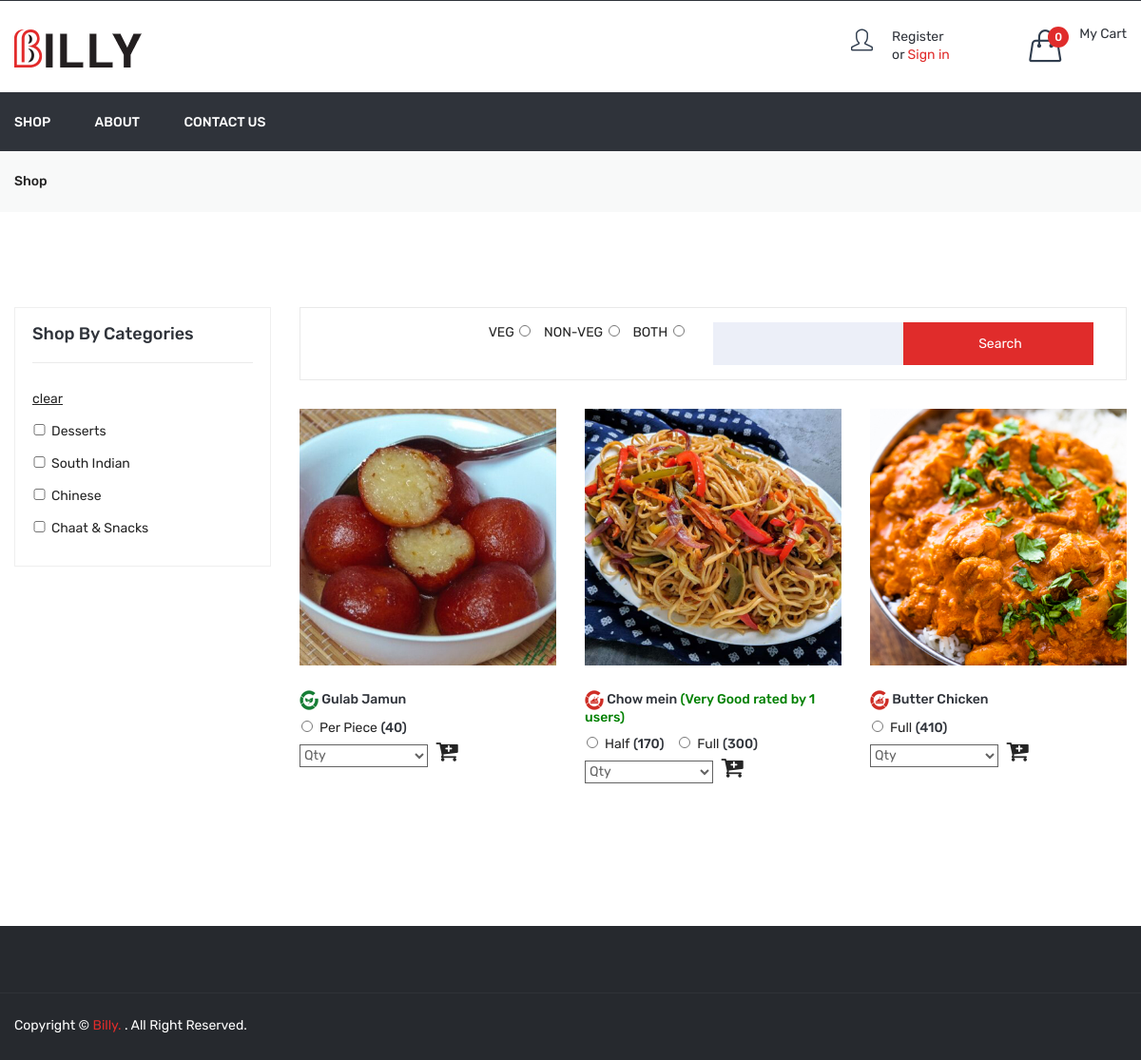
The page /shop.php on the database its author committed.
### tables this page shows
CREATE TABLE `dish` (
  `id` int(11) NOT NULL,
  `category_id` int(11) NOT NULL,
  `dish` varchar(100) NOT NULL,
  `dish_detail` text NOT NULL,
  `image` varchar(100) NOT NULL,
  `type` enum('veg','non-veg') NOT NULL,
  `status` int(11) NOT NULL,
  `added_on` datetime NOT NULL
);

CREATE TABLE `dish_details` (
  `id` int(11) NOT NULL,
  `dish_id` int(11) NOT NULL,
  `attribute` varchar(100) NOT NULL,
  `price` int(11) NOT NULL,
  `status` int(11) NOT NULL,
  `added_on` datetime NOT NULL
);

CREATE TABLE `category` (
  `id` int(11) NOT NULL,
  `category` varchar(50) NOT NULL,
  `order_number` int(11) NOT NULL,
  `status` int(11) NOT NULL,
  `added_on` datetime NOT NULL
);

### shop.php (the view, shortened to what this page needs)
<?php
include ("header.php");
$search_str='';
$arrType=array("veg","non-veg","both");
?>
<div class="breadcrumb-area gray-bg">
            <div class="container">
                <div class="breadcrumb-content">
                    <ul>
                        <li><a href="shop.php">Shop</a></li>
                    </ul>
                </div>
            </div>
        </div>
        <div class="shop-page-area pt-100 pb-100">
            <div class="container">
                <div class="row flex-row-reverse">
                    <div class="col-lg-9">
						<div class="shop-topbar-wrapper">
                            <div class="product-sorting-wrapper">
                                <div class="product-show shorting-style search_box_main">
									<input class="search_box" type="textbox" id="search" value="<?php echo $search_str?>"/>
									<input class="search_box seahc_box_btn"  type="button" class="submit btn-style" value="Search" onclick="setSearch()"/>
                                </div>
								<div class="product-show shorting-style ">
								<?php
								foreach($arrType as $list){
									$type_radio_selected='';
									?>
									<?php echo strtoupper($list)?> <input type="radio" class="dish_radio" <?php echo $type_radio_selected?> name="type" value="<?php echo $list?>" onclick="setFoodType('<?php echo $list?>')"/>&nbsp;
									<?php
								}
								?>
                                </div>
                            </div>
                        </div>
                        <?php
                            $product_sql="select * from dish where status=1";
                            $product_sql.=" order by dish desc";
                            $product_res=mysqli_query($con,$product_sql);
                            $product_count=mysqli_num_rows($product_res);
                        ?>
                        <div class="grid-list-product-wrapper">
                            <div class="product-grid product-view pb-20">
                                <?php if($product_count>0){?>
                                    <div class="row">
                                        <?php while($product_row=mysqli_fetch_assoc($product_res)){?>
                                        <div class="product-width col-xl-4 col-lg-4 col-md-4 col-sm-6 col-12 mb-30">
                                            <div class="product-wrapper">
                                                <div class="product-img">
                                                    <a href="javascript:void(0)">
                                                        <img src="<?php echo SITE_DISH_IMAGE.$product_row['image']?>" alt="">
                                                    </a>
                                                </div>
                                                <div class="product-content" id="dish_detail">
                                                    <h4>
														<?php
														if($product_row['type']=='veg'){
															echo "<img src='assets/img/icon-img/veg.png'/>";
														}else{
															echo "<img src='assets/img/icon-img/non-veg.png'/>";
														}
														?>
														<a href="javascript:void(0)"><?php echo $product_row['dish'];
														getRatingByDishId($product_row['id']);
														?>
														</a>
                                                    </h4>
													<?php
													$dish_attr_res=mysqli_query($con,"select * from dish_details where status='1' and dish_id='".$product_row['id']."' order by price asc");
													?>
                                                    <div class="product-price-wrapper">
                                                        <?php
														while($dish_attr_row=mysqli_fetch_assoc($dish_attr_res)){
															if($website_close==0){
															echo "<input type='radio' class='dish_radio' name='radio_".$product_row['id']."' id='radio_".$product_row['id']."' value='".$dish_attr_row['id']."'/>";
															}
															echo $dish_attr_row['attribute'];
															echo "<span class='price'>(".$dish_attr_row['price'].")</span>";
														}
														?>
                                                    </div>
													<?php if($website_close==0){?>
													<div class="product-price-wrapper">
														<select class="select" id="qty<?php echo $product_row['id']?>">
															<option value="0">Qty</option>
														</select>
														<i class="fa fa-cart-plus cart_icon" aria-hidden="true" onclick="add_to_cart('<?php echo $product_row['id']?>','add')"></i>
													</div>
													<?php } else{
														?>
														<div class="product-price-wrapper">
														<strong><?php echo $website_close_msg?>
														</strong></div>
														<?php
													}
													?>
                                                </div>
                                            </div>
                                        </div>
                                        <?php } ?>
                                    </div>
                                <?php } else{
                                    echo "No dish found";
                                }?>
                            </div>
                        </div>
                    </div>
                    <?php
                    $cat_res=mysqli_query($con,"select * from category where status=1 order by order_number desc")
                    ?>
                    <div class="col-lg-3">
                        <div class="shop-sidebar-wrapper gray-bg-7 shop-sidebar-mrg">
                            <div class="shop-widget">
                                <h4 class="shop-sidebar-title">Shop By Categories</h4>
								<div class="shop-catigory">
									<ul id="faq" class="category_list">
										<li><a href="<?php echo FRONT_SITE_PATH?>shop"><u>clear</u></a></li>
                                        <?php
                                        while($cat_row=mysqli_fetch_assoc($cat_res)){
											$is_checked='';
											echo "<li> <input $is_checked onclick=set_checkbox('".$cat_row['id']."') type='checkbox' class='cat_checkbox' name='cat_arr[]' value='".$cat_row['id']."'/>".$cat_row['category']."</li>";
                                        }
                                        ?>
                                    </ul>
                                </div>
                            </div>
                        </div>
                    </div>
                </div>
            </div>
        </div>
<?php
include("footer.php");
?>

### header.php (shortened to what this page needs)
<?php
include('database.inc.php');
include('function.inc.php');
$getSetting=getSetting();
$website_close=$getSetting['website_close'];
$cartArr=getUserFullCart();
$totalCartDish=count($cartArr);
?>
<!doctype html>
<html class="no-js" lang="zxx">
<head>
        <link rel="stylesheet" href="<?php echo FRONT_SITE_PATH?>assets/css/bootstrap.min.css">
        <link rel="stylesheet" href="<?php echo FRONT_SITE_PATH?>assets/css/animate.css">
        <link rel="stylesheet" href="<?php echo FRONT_SITE_PATH?>assets/css/owl.carousel.min.css">
        <link rel="stylesheet" href="<?php echo FRONT_SITE_PATH?>assets/css/slick.css">
        <link rel="stylesheet" href="<?php echo FRONT_SITE_PATH?>assets/css/chosen.min.css">
        <link rel="stylesheet" href="<?php echo FRONT_SITE_PATH?>assets/css/ionicons.min.css">
        <link rel="stylesheet" href="<?php echo FRONT_SITE_PATH?>assets/css/font-awesome.min.css">
        <link rel="stylesheet" href="<?php echo FRONT_SITE_PATH?>assets/css/simple-line-icons.css">
        <link rel="stylesheet" href="<?php echo FRONT_SITE_PATH?>assets/css/jquery-ui.css">
        <link rel="stylesheet" href="<?php echo FRONT_SITE_PATH?>assets/css/meanmenu.min.css">
        <link rel="stylesheet" href="<?php echo FRONT_SITE_PATH?>assets/css/style.css">
        <link rel="stylesheet" href="<?php echo FRONT_SITE_PATH?>assets/css/responsive.css">
    </head>
    <body>
        <header class="header-area">
            <div class="header-middle">
                <div class="container">
                    <div class="row">
                        <div class="col-lg-3 col-md-4 col-12 col-sm-4">
                            <div class="logo">
                                <a href="<?php echo FRONT_SITE_PATH?>">
                                    <img alt="" src="<?php echo FRONT_SITE_PATH?>assets/img/logo/logo.png">
                                </a>
                            </div>
                        </div>
                        <div class="col-lg-9 col-md-8 col-12 col-sm-8">
                            <div class="header-middle-right f-right">
                                <div class="header-login">
                                    <?php
									if(!isset($_SESSION['FOOD_USER_NAME'])){
										?>
									<a href="<?php echo FRONT_SITE_PATH?>login_register">
                                        <div class="header-icon-style">
                                            <i class="icon-user icons header_icon"></i>
                                        </div>
                                        <div class="login-text-content header_icon">
												<p>Register <br> or <span>Sign in</span></p>
                                        </div>
                                    </a>
									<?php
											}
											?>
                                </div>
                                <div class="header-wishlist">
                                </div>
                                <div class="header-cart">
                                    <a href="#">
                                        <div class="header-icon-style">
                                            <i class="icon-handbag icons"></i>
                                            <span class="count-style" id="totalCartDish"><?php echo $totalCartDish?></span>
                                        </div>
                                        <div class="cart-text">
                                            <span class="digit">My Cart</span>
                                        </div>
                                    </a>
                                </div>
                            </div>
                        </div>
                    </div>
                </div>
            </div>
            <div class="header-bottom transparent-bar black-bg">
                <div class="container">
                    <div class="row">
                        <div class="col-lg-12 col-md-12 col-12">
                            <div class="main-menu">
                                <nav>
                                    <ul>
                                        <li><a href="<?php echo FRONT_SITE_PATH?>shop">Shop</a></li>
                                        <li><a href="<?php echo FRONT_SITE_PATH?>about-us">about</a></li>
                                        <li><a href="<?php echo FRONT_SITE_PATH?>contact-us">contact us</a></li>
                                    </ul>
                                </nav>
                            </div>
                        </div>
                    </div>
                </div>
            </div>
        </header>

### function.inc.php (shortened to what this page needs)
	<?php
function getcartTotalPrice(){
	$cartArr=getUserFullCart();
	$totalPrice=0;
	return $totalPrice;
}
function getUserFullCart($attr_id=''){
	$cartArr=array();
	if($attr_id!=''){
		return $cartArr[$attr_id]['qty'];
	}else{
		return $cartArr;
	}
}
function getSetting(){
	global $con;
	$sql="select * from setting where id='1'";
	$res=mysqli_query($con,$sql);
	$row=mysqli_fetch_assoc($res);
	return $row;
}
function getRatingByDishId($id){
	global $con;
	$sql="select id from dish_details where dish_id='$id'";
	$res=mysqli_query($con,$sql);
	$str='';
	while($row=mysqli_fetch_assoc($res)){
		$str.="dish_detail_id='".$row['id']."' or ";
	}
	$str=rtrim($str," or");
	$arr=array('','Bad','Below Average','Average','Good','Very Good');
	$sql="select sum(rating) as rating,count(*) as total from rating where $str";
	$res=mysqli_query($con,$sql);
	$row=mysqli_fetch_assoc($res);
	if($row['total']>0){
		$totalRate=$row['rating']/$row['total'];
		echo "<span class='rating'> (".$arr[round($totalRate)]." rated by ".$row['total']." users)</span>";
	}
}
?>

### footer.php (shortened to what this page needs)
<div class="footer-area black-bg-2 pt-70">
            <div class="footer-bottom-area border-top-4">
                <div class="container">
                    <div class="row">
                        <div class="col-lg-6 col-md-6 col-sm-7">
                            <div class="copyright">
                                <p>Copyright © <a href="#">Billy.</a> . All Right Reserved.</p>
                            </div>
                        </div>
                        <div class="col-lg-6 col-md-6 col-sm-5">
                            <div class="footer-social">
                                <ul>
                                    <li><a href="#"><i class="ion-social-facebook"></i></a></li>
                                    <li><a href="#"><i class="ion-social-twitter"></i></a></li>
                                    <li><a href="#"><i class="ion-social-instagram-outline"></i></a></li>
                                    <li><a href="#"><i class="ion-social-googleplus-outline"></i></a></li>
                                    <li><a href="#"><i class="ion-social-rss"></i></a></li>
                                    <li><a href="#"><i class="ion-social-dribbble-outline"></i></a></li>
                                </ul>
                            </div>
                        </div>
                    </div>
                </div>
            </div>
        </div>
    </body>
</html>

### rows shown on the page
dish: image (picture), dish "Gulab Jamun", id "Qty"
dish_details: attribute "Per Piece", price "40"
dish: image (picture), dish "Chow mein", totalRate "Very Good", total "1", id "Qty"
dish_details: attribute "Half", price "170"
dish_details: attribute "Full", price "300"
dish: image (picture), dish "Butter Chicken", id "Qty"
dish_details: attribute "Full", price "410"
category: category "Desserts"
category: category "South Indian"
category: category "Chinese"
category: category "Chaat & Snacks"

### other values the page prints
$totalCartDish "0"
$list "VEG"
$list "NON-VEG"
$list "BOTH"
